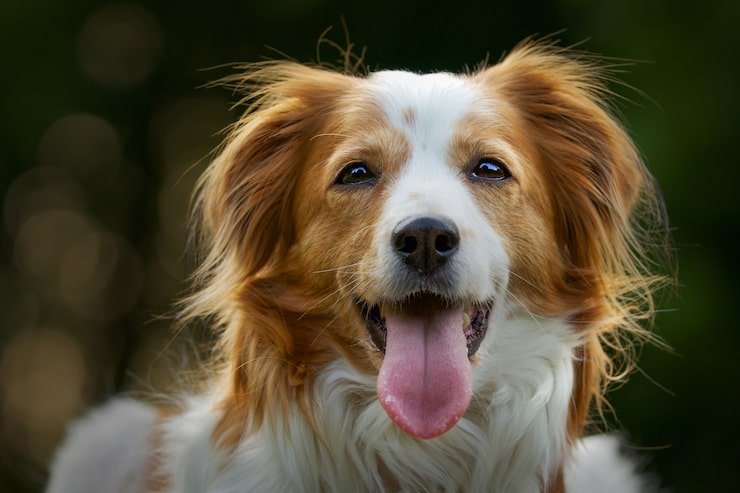
#> input picture dog.jpg, 740 x 493 px, found by its file name
$ jupyter execute 1.ipynb
#> lines starting #> are read from the running program, lines starting #| are printed output that depends on the picture; after the words box and inside, x2 and y2 are one past the last pixel; in counts of white or black regions, pixels touching at a corner belong together
[cell 1]
import cv2
import matplotlib.pyplot as plt
image = cv2.imread('dog.jpg')
#> image is the input picture: shape (493, 740, 3); mean B, G, R 52.5, 74.7, 83.4
plt.imshow(image)
plt.show()

# Convert BGR to RGB (OpenCV reads images in BGR format)

[cell 2]
rgb_image = cv2.cvtColor(image,cv2.COLOR_BGR2RGB)

# Convert Grayscale to Binary
# Threshold value = 127

[cell 3]
gray_image = cv2.cvtColor(rgb_image,cv2.COLOR_BGR2GRAY)
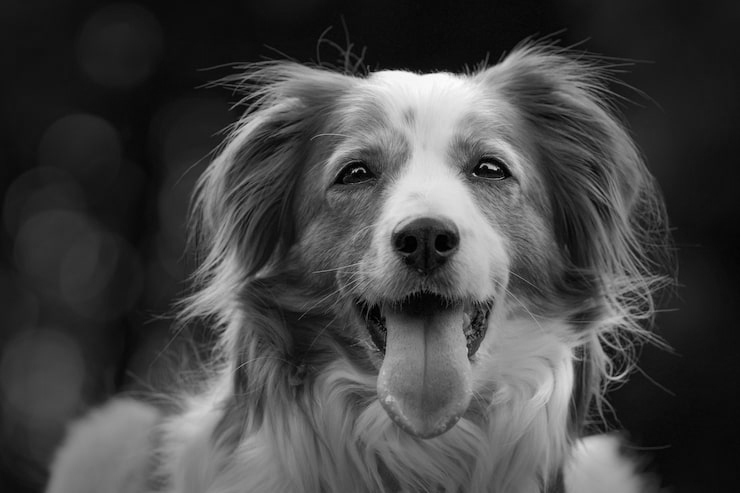
#> gray_image: shape (493, 740); min 0, max 253, mean 69.1
binary_image = cv2.threshold(
    gray_image, 127, 255, cv2.THRESH_BINARY
)[1]
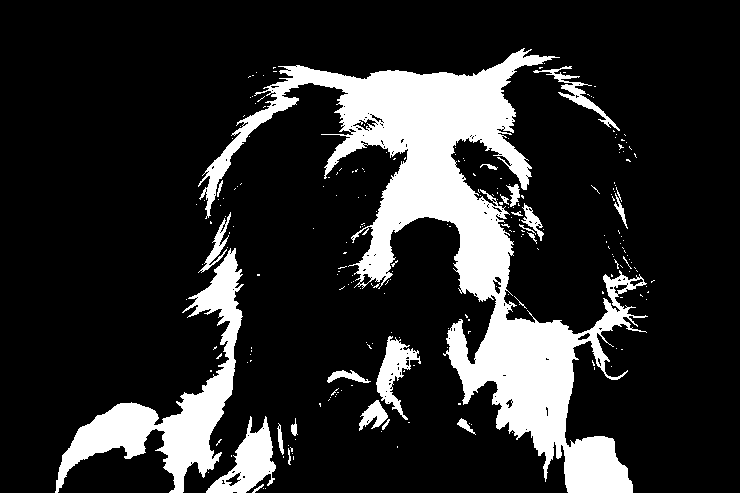
#> binary_image: shape (493, 740); 17.4% white; 234 white regions (210 under 20 px), largest, box (x1, y1, x2, y2) and area: (198, 48, 648, 493) 44952, (55, 248, 244, 493) 10820, (206, 416, 276, 493) 2327

[cell 4]
plt.figure(figsize=(12,4))
plt.subplot(1,3,1)
plt.imshow(rgb_image)
plt.title('RGB Image')
plt.axis('off')

plt.subplot(1,3,2)
plt.imshow(binary_image,cmap='gray')
plt.title('Binary Image')
plt.axis('off')
plt.subplot(1,3,3)
plt.imshow(gray_image,cmap='gray')
plt.title('Grayscale Image')
plt.axis('off')

plt.show()
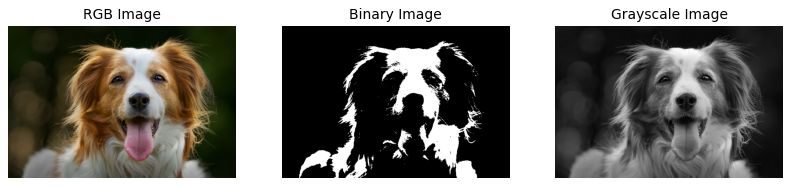
#> figure drawn by matplotlib, 3 panels

[cell 5]
import cv2
import matplotlib.pyplot as plt

# Read image
image = cv2.imread("dog.jpg")

# Convert BGR to RGB (OpenCV reads images in BGR format)
rgb_image = cv2.cvtColor(image, cv2.COLOR_BGR2RGB)

# Convert RGB to Grayscale
gray_image = cv2.cvtColor(rgb_image, cv2.COLOR_RGB2GRAY)

# Convert Grayscale to Binary
# Threshold value = 127
binary_image = cv2.threshold(
    gray_image, 127, 255, cv2.THRESH_BINARY
)[1]
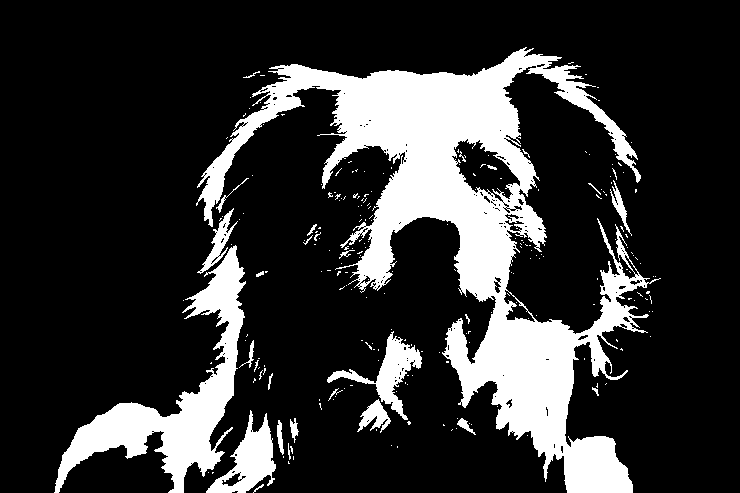
#> binary_image: shape (493, 740); 20% white; 234 white regions (207 under 20 px), largest, box (x1, y1, x2, y2) and area: (196, 47, 661, 493) 53506, (54, 245, 246, 493) 11942, (206, 410, 276, 493) 2422

# Display images
plt.figure(figsize=(12, 4))

# Original RGB Image
plt.subplot(1, 3, 1)
plt.imshow(rgb_image)
plt.title("RGB Image")
plt.axis("off")

# Grayscale Image
plt.subplot(1, 3, 2)
plt.imshow(gray_image, cmap="gray")
plt.title("Grayscale Image")
plt.axis("off")

# Binary Image
plt.subplot(1, 3, 3)
plt.imshow(binary_image, cmap="gray")
plt.title("Binary Image")
plt.axis("off")

plt.tight_layout()
plt.show()

$ run again, with cat.jpg copied over dog.jpg
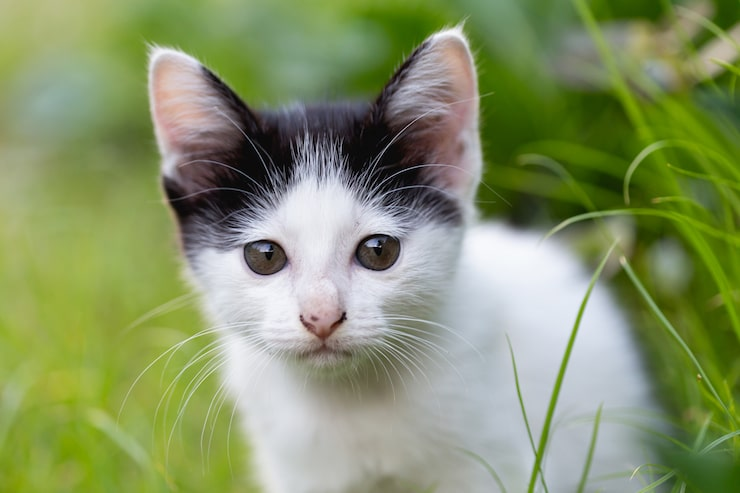
#> input picture cat.jpg, 740 x 493 px, found by its file name
#> image is the input picture: shape (493, 740, 3); mean B, G, R 104.4, 147.7, 134.5
#> `gray_image = cv2.cvtColor(rgb_image,cv2.COLOR_BGR2GRAY)`:
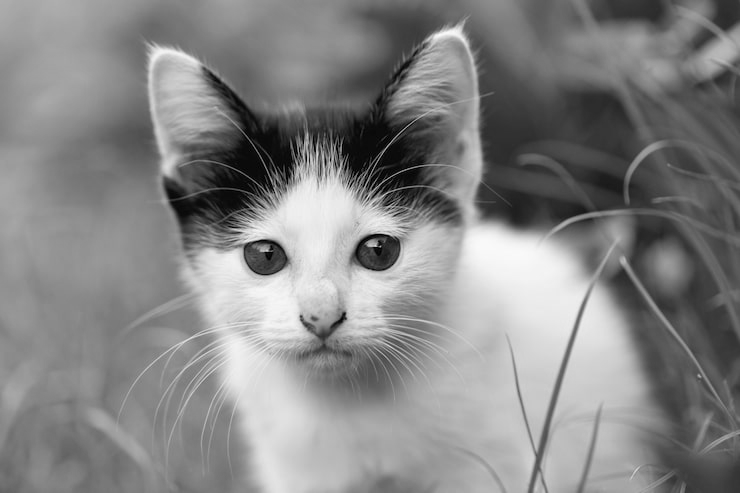
#> gray_image: shape (493, 740); min 0, max 252, mean 133.3
#> `binary_image = cv2.threshold( gray_image, 127, 255, cv2.THRESH_BINARY ..`:
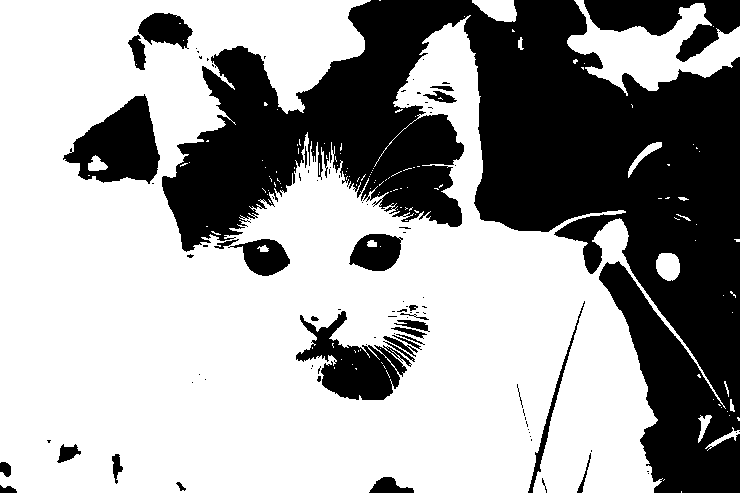
#> binary_image: shape (493, 740); 63.2% white; 97 black regions (66 under 20 px), largest, box (x1, y1, x2, y2) and area: (162, 0, 740, 493) 112054, (63, 94, 160, 184) 5059, (584, 0, 740, 62) 4667
